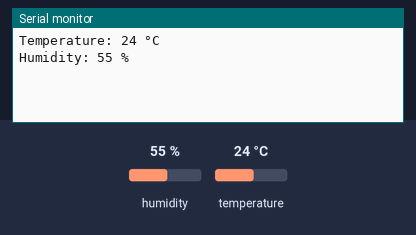
A sketch run on a simulated Arduino Uno, built with avr-gcc and run on an emulated ATmega328P. On the bench: the last lines printed to the serial monitor. The inputs (shaded band) are chosen by the test bench; at power-on: humidity 55 %, temperature 24 °C.

Above: at 1.3 s.
1.4 s: humidity set to 22 %
2.9 s: temperature set to 12 °C
At 3.9 s:
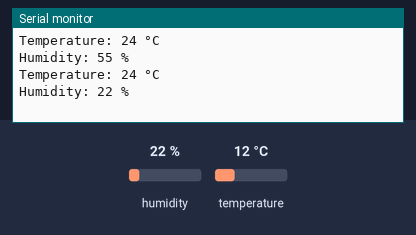
4.4 s: humidity set to 40 %
At 5.9 s:
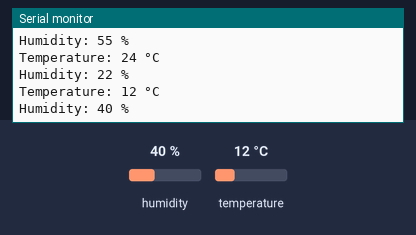
Timing chart, 0 to 7.4 s (numbered marks = the images above; inputs shaded):
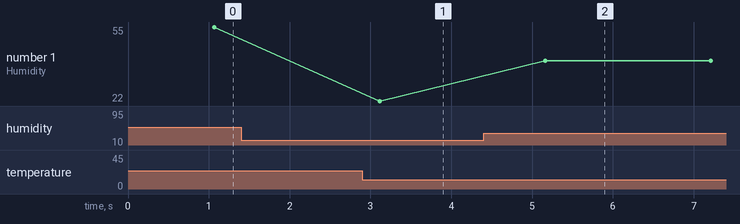

The sketch:

TestDHT11.ino
```cpp
#include <DHT11.h>
DHT11 dht11(2);

void setup()
{
  Serial.begin(9600);
}

void loop()
{
  int temperature = dht11.readTemperature();
  int humidity = dht11.readHumidity();

  Serial.print("Temperature: ");
  Serial.print(temperature);
  Serial.println(" °C");

  Serial.print("Humidity: ");
  Serial.print(humidity);
  Serial.println(" %");
  delay(1000);
}
```

Measured:
- after the input at 4.4 s, the serial monitor: prints a new line after 0.76 s (image 2)
- plotted number 1: 22 → 40 after the input at 4.4 s
